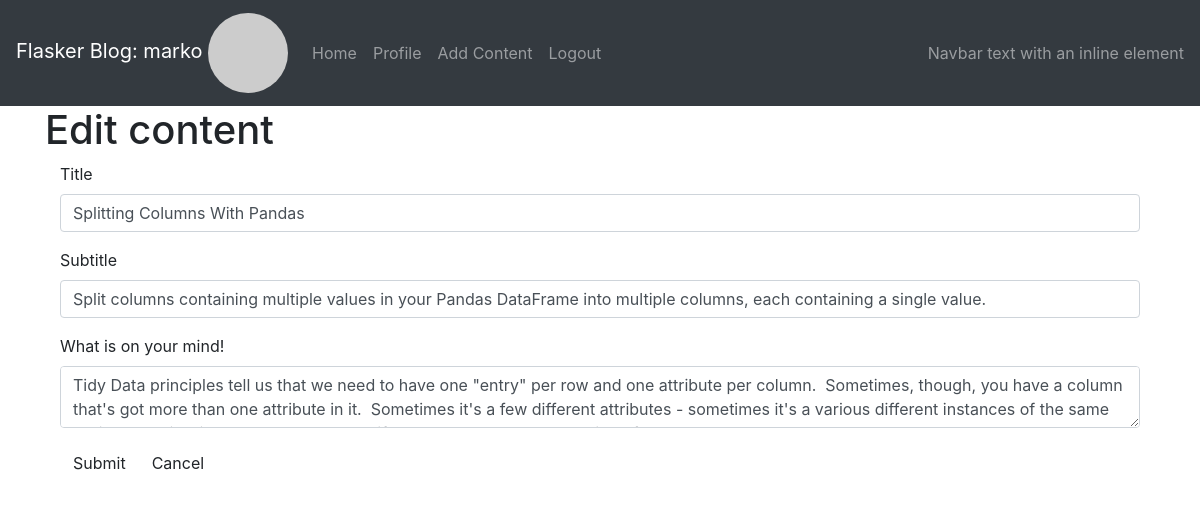
Screenshot of /edit_page/3 (signed in) with the database file from the repository.
### app/models.py (models this page shows, shortened)
class User(UserMixin, db.Model):
    id = db.Column(db.Integer, primary_key=True)
    username = db.Column(db.String(64), index=True, unique=True)
    email = db.Column(db.String(120), index=True, unique=True)
    password_hash = db.Column(db.String(128))
    about_me = db.Column(db.String(140))
    last_seen = db.Column(db.DateTime, default=datetime.utcnow)
    article = db.relationship("Article", backref="author", lazy="dynamic")
    def avatar(self, size):
        digest = md5(self.email.lower().encode("utf-8")).hexdigest()
        return f"https://www.gravatar.com/avatar/{digest}?d=identicon&r=x&s={size}"

class Article(db.Model):
    id = db.Column(db.Integer, primary_key=True)
    title = db.Column(db.String(64))
    subtitle = db.Column(db.String(128))
    body = db.Column(db.String(140))
    timestamp = db.Column(db.DateTime, index=True, default=datetime.utcnow)
    user_id = db.Column(db.Integer, db.ForeignKey("user.id"))

### app/content/routes.py (the view)
@bp.route("/edit_page/<id>", methods=["GET", "POST"])
@login_required
def edit_page(id=None):
    form = EditPostForm()
    post = Article.query.get(id)
    if form.validate_on_submit():
        if request.form.get("cancel"):
            return redirect(url_for("main.index"))
        else:
            post.title = form.title.data
            post.subtitle = form.subtitle.data
            post.body = handlers.img_proc(form.post.data)
            db.session.commit()
            flash("You have edited post successfully!!")
            return redirect(url_for("main.index"))
    elif request.method == "GET":
        form.title.data = post.title
        form.subtitle.data = post.subtitle
        form.post.data = post.body
    return render_template("edit_page.html", title="Edit Post Content", form=form)

### app/content/forms.py
class EditPostForm(FlaskForm):
    title = StringField("Title", validators=[DataRequired()])
    subtitle = StringField("Subtitle", validators=[DataRequired()])
    post = TextAreaField("What is on your mind!", validators=[DataRequired()], id="summernote")
    submit = SubmitField("Submit")
    cancel = SubmitField("Cancel")

### app/models.py (called while the page is built)
@login.user_loader
def load_user(id):
    return User.query.get(int(id))

### app/content/templates/edit_page.html (shortened to what this page needs)
{% extends 'base.html' %}
{% import 'bootstrap/wtf.html' as wtf %}
{% block app_content %}
    <h1>Edit content</h1>
    {% if form %}
    <div>
        <div class="col-md">
            {{ wtf.quick_form(form) }}
        </div>
    </div>
    {% endif %}
{% endblock app_content %}

### app/templates/base.html (shortened to what this page needs)
{% extends 'bootstrap/base.html' %}
{% block head %}
    <link rel="stylesheet" href="https://stackpath.bootstrapcdn.com/bootstrap/4.4.1/css/bootstrap.min.css">
    <link href="https://cdn.jsdelivr.net/npm/summernote@0.8.18/dist/summernote-bs4.min.css" rel="stylesheet">
{% endblock %}
{% block navbar %}
    <nav class="navbar sticky-top navbar-expand-lg navbar-dark bg-dark">
        <a class="navbar-brand" href="{{ url_for('main.user', username=current_user.username) }}">Flasker Blog: {{ current_user.username }}
            {% if current_user.is_anonymous %}
            <img style="max-height: 64px; max-width: 64px;" class="rounded-circle" src="{{ url_for('static', filename='profile-pic-dummy.png') }}">
            {% else %}
            <img class="rounded-circle" src="{{ current_user.avatar(64) }}">
            {% endif %}
        </a>
        <div class="collapse navbar-collapse" id="navbarText">
            <ul class="navbar-nav mr-auto">
                <li class="nav-item {% if request.endpoint == 'main.index' %}active{% endif %}">
                    <a class="nav-link" href="{{ url_for('main.index') }}">Home</a>
                </li>
                {% if current_user.is_anonymous %}
                <li class="nav-item{% if request.endpoint == 'auth.login' %} active{% endif %}">
                    <a class="nav-link" href="{{ url_for('auth.login') }}">Login</a>
                </li>
                <li class="nav-item{% if request.endpoint == 'auth.register' %} active{% endif %}">
                    <a class="nav-link" href="{{ url_for('auth.register') }}">Create an account</a>
                </li>
                {% else %}
                <li class="nav-item{% if request.endpoint == 'main.user' %} active{% endif %}">
                    <a class="nav-link" href="{{ url_for('main.user', username=current_user.username) }}">Profile</a>
                </li>
                <li class="nav-item{% if request.endpoint == 'content.postit' %} active{% endif %}">
                    <a class="nav-link" href="{{ url_for('content.postit') }}">Add Content</a>
                </li>
                <li class="nav-item{% if request.endpoint == 'auth.logout' %} active{% endif %}">
                    <a class="nav-link" href="{{ url_for('auth.logout') }}">Logout</a>
                </li>
                {% endif %}
            </ul>
            <span class="navbar-text">
                Navbar text with an inline element
            </span>
        </div>
    </nav>
{% endblock %}
{% block content %}
    <div class="container">
        {% block app_content %} {% endblock app_content %}
    </div>
{% endblock %}

### rows the page displays
User: username "marko"
Article: title "Splitting Columns With Pandas", subtitle "Split columns containing multiple values in your Pandas DataFrame into multiple columns, each containing a single value."
